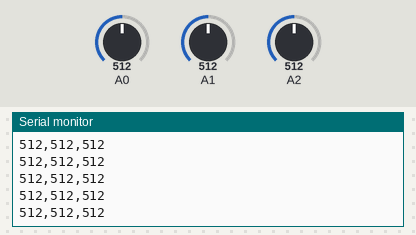
Simulated run of this sketch. Board: Arduino Uno, built with avr-gcc and run on an emulated ATmega328P. On the bench: the last lines printed to the serial monitor. Inputs (shaded band) come from the test bench; at power-on: A2 = 512, A0 = 512, A1 = 512.

Above: at 8.7 s.
8.8 s: A2 set to 109
At 8.88 s:
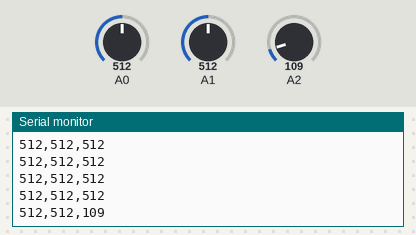
11.8 s: A2 set to 92
At 11.8 s:
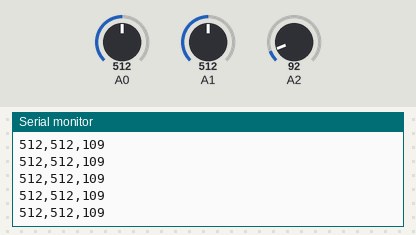
Timing chart, 0 to 14.3 s (numbered marks = the images above; inputs shaded):
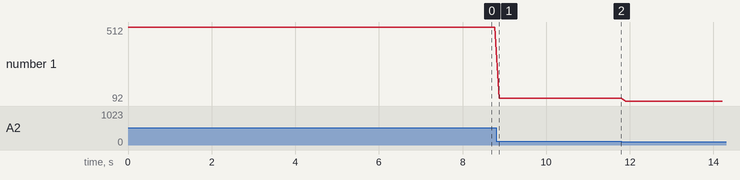

The sketch:

escooterVRsimulator_basic.ino
```cpp
// Setup function runs once when you press reset or power the board
void setup() {
  // Initialize serial communication at 9600 bits per second
  Serial.begin(9600);
}

// Loop function runs over and over again forever
void loop() {
  // Read the value from the acceleration sensor connected to analog pin A0
  int AccelerationSensor = analogRead(A0);

  // Read the value from the brake sensor connected to analog pin A1
  int BrakeSensor = analogRead(A1);

  // Read the value from the steering angle sensor connected to analog pin A2
  int SteeringAngleSensor = analogRead(A2);

  // Print the sensor values to the Serial Monitor in a CSV format
  Serial.print(AccelerationSensor);
  Serial.print(",");
  Serial.print(BrakeSensor);
  Serial.print(",");
  Serial.println(SteeringAngleSensor);

  // Delay for a short period of time (100ms)
  delay(100);
}
```

Measured:
- after the input at 8.8 s, the serial monitor: prints a new line after 0.07 s (image 1)
- plotted number 1: 512 → 109 after the input at 8.8 s, 109 → 92 after the input at 11.8 s
